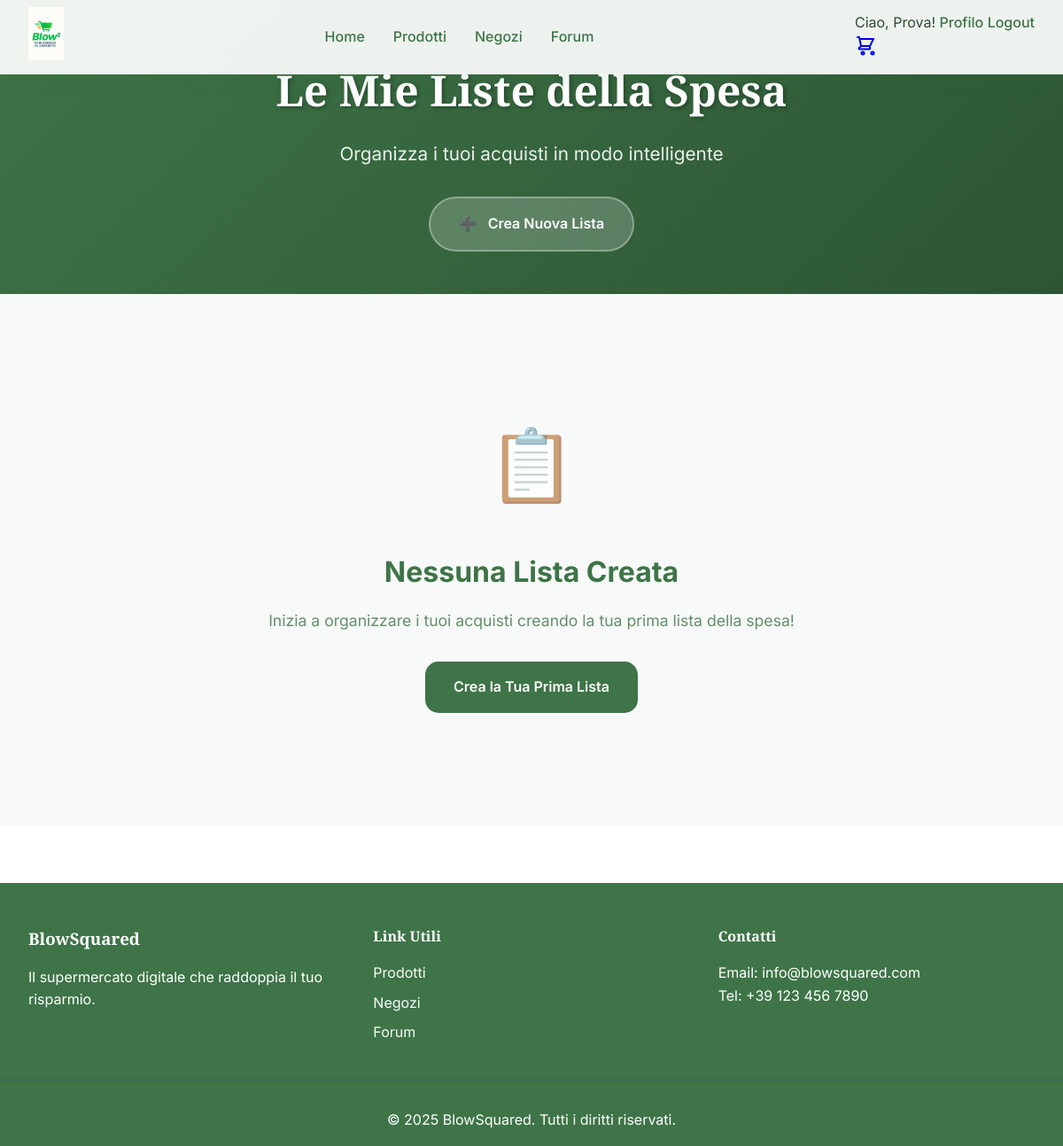
The app's page /utenti/liste-spesa/ (signed in), older data.
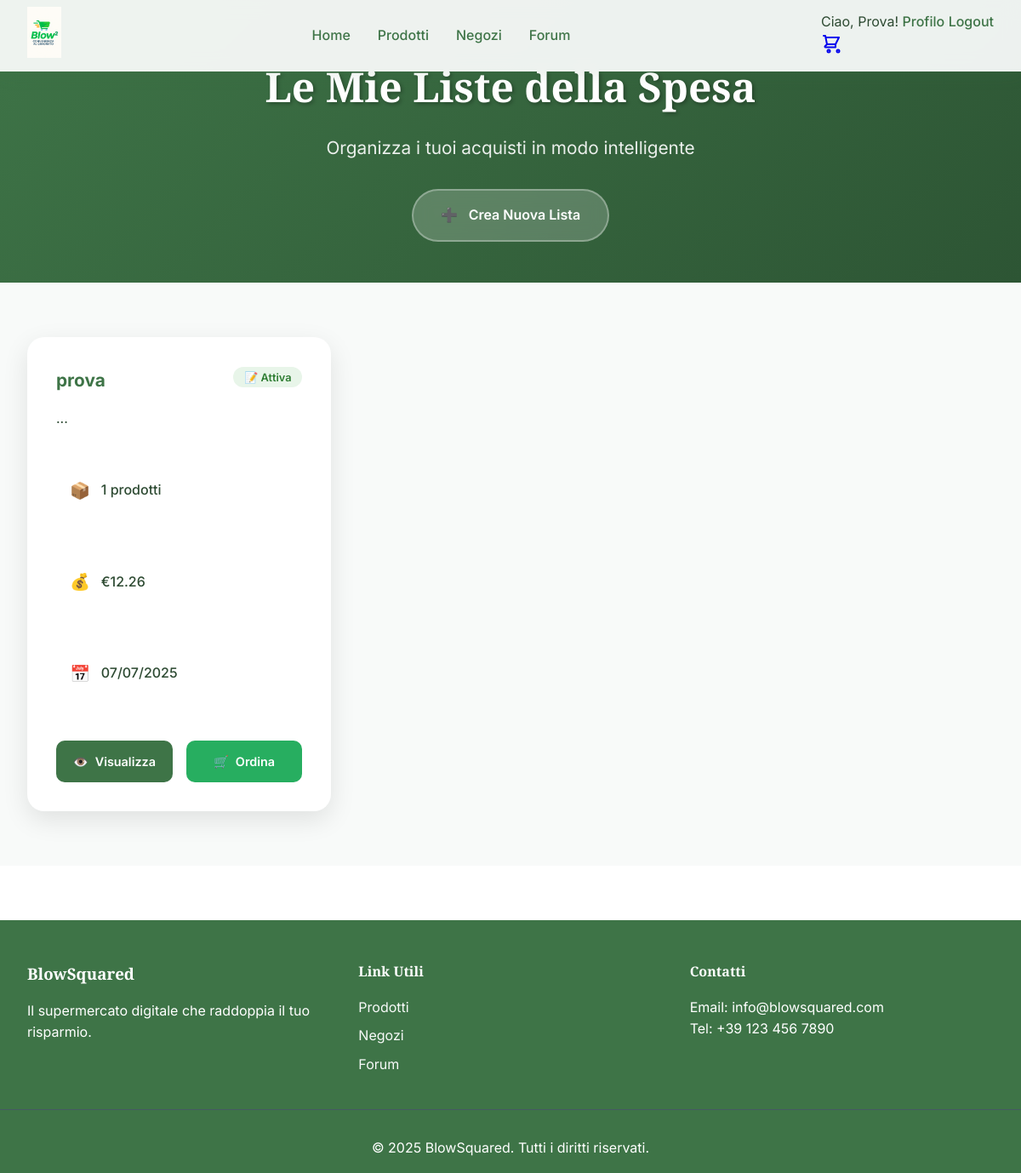
The same page, newer data.
### utenti/models.py (models this page shows, shortened)
class ListaSpesa(models.Model):
    nome = models.CharField(
        max_length=100,
        help_text="Nome della lista (es: 'Spesa settimanale', 'Cena romantica')"
    )
    utente = models.ForeignKey(
        User,
        on_delete=models.CASCADE,
        related_name='liste_spesa',
        help_text="Utente proprietario della lista"
    )
    descrizione = models.TextField(
        blank=True,
        null=True,
        help_text="Descrizione opzionale della lista"
    )
    data_creazione = models.DateTimeField(
        auto_now_add=True,
        help_text="Data di creazione della lista"
    )
    data_modifica = models.DateTimeField(
        auto_now=True,
        help_text="Data dell'ultima modifica"
    )
    completata = models.BooleanField(
        default=False,
        help_text="Indica se la lista è stata completata/acquistata"
    )
    condivisa = models.BooleanField(
        default=False,
        help_text="Indica se la lista può essere condivisa con altri utenti"
    )
    class Meta:
        verbose_name = "Lista della Spesa"
        verbose_name_plural = "Liste della Spesa"
        ordering = ['-data_modifica', '-data_creazione']
    @property
    def numero_prodotti(self):
        return self.elementi.count()
    @property
    def prezzo_stimato(self):
        totale = 0
        for elemento in self.elementi.all():
            prezzo_prodotto = elemento.prodotto.prezzo
            if elemento.prodotto.sconto > 0:
                prezzo_prodotto = prezzo_prodotto * (100 - elemento.prodotto.sconto) / 100
            totale += prezzo_prodotto * elemento.quantita
        return totale

class ElementoLista(models.Model):
    lista = models.ForeignKey(
        ListaSpesa,
        on_delete=models.CASCADE,
        related_name='elementi'
    )
    prodotto = models.ForeignKey('prodotti.Prodotto', on_delete=models.CASCADE)
    quantita = models.PositiveIntegerField(default=1)
    note = models.TextField(blank=True, null=True)
    priorita = models.IntegerField(default=0, choices=[
        (0, 'Normale'),
        (1, 'Alta'),
        (2, 'Urgente')
    ])
    data_aggiunta = models.DateTimeField(auto_now_add=True)
    class Meta:
        unique_together = ('lista', 'prodotto')
        verbose_name = 'Elemento Lista'
        verbose_name_plural = 'Elementi Lista'
        ordering = ['-priorita', 'data_aggiunta']

### prodotti/models.py (models this page shows, shortened)
class Prodotto(models.Model):
    CATEGORIE = [
        ('latticini', 'Latticini'),
        ('carne', 'Carne e Pesce'),
        ('verdura', 'Verdura'),
        ('frutta', 'Frutta'),
        ('conserve', 'Conserve e Sottoli'),
        ('pasta', 'Pasta e Riso'),
        ('olio', 'Olio e Condimenti'),
        ('spezie', 'Spezie e Aromi'),
        ('proteine', 'Proteine Vegetali'),
        ('snack', 'Snack e Merende'),
        ('cereali', 'Cereali e Derivati'),
        ('bevande', 'Bevande'),
        ('dolci', 'Dolci e Snack'),
        ('surgelati', 'Surgelati'),
        ('altro', 'Altro'),
    ]
    nome = models.CharField(max_length=200)
    marca = models.CharField(max_length=100)
    categoria = models.CharField(max_length=50, choices=CATEGORIE)
    descrizione = models.TextField(blank=True)
    codice_a_barre = models.CharField(max_length=50, unique=True)
    peso = models.CharField(max_length=50)
    data_scadenza = models.DateField()
    foto = models.ImageField(upload_to='prodotti/', blank=True)
    valori_nutrizionali = models.JSONField(default=dict, blank=True)
    prezzo = models.DecimalField(max_digits=8, decimal_places=2)
    sconto = models.DecimalField(max_digits=5, decimal_places=2, default=0,
                                validators=[MinValueValidator(0), MaxValueValidator(100)])
    stock = models.PositiveIntegerField(default=0)
    ingredienti = models.TextField(blank=True)
    numero_recensioni = models.PositiveIntegerField(default=0)

### utenti/views.py (the view)
# urls.py: path('liste-spesa/', views.liste_spesa_view, name='liste_spesa'),
@login_required
def liste_spesa_view(request):
    from .models import ListaSpesa
    try:
        liste_spesa = ListaSpesa.objects.filter(utente=request.user).order_by('-data_modifica')
        context = {
            'liste_spesa': liste_spesa,
        }
        return render(request, 'utenti/liste_spesa.html', context)
    except Exception:
        messages.error(request, 'Sistema liste non ancora configurato. Esegui le migrazioni.')
        return redirect('utenti:profile')

### utenti/templates/utenti/liste_spesa.html (shortened to what this page needs)
{% extends 'base.html' %}
{% load static %}
{% block content %}
<section class="lists-header-section">
  <div class="lists-header-container">
    <h1 class="lists-title">Le Mie Liste della Spesa</h1>
    <p class="lists-subtitle">Organizza i tuoi acquisti in modo intelligente</p>
    <a href="{% url 'utenti:crea_lista' %}" class="btn-create-list">
      <span class="btn-icon">➕</span>
      Crea Nuova Lista
    </a>
  </div>
</section>
<section class="lists-content-section">
  <div class="lists-container">
    {% if liste_spesa %}
      <div class="lists-grid">
        {% for lista in liste_spesa %}
        <div class="list-card {% if lista.completata %}completed{% endif %}">
          <div class="list-header">
            <h3 class="list-name">{{ lista.nome }}</h3>
            <div class="list-status">
              {% if lista.completata %}
                <span class="status-badge completed">✅ Completata</span>
              {% else %}
                <span class="status-badge active">📝 Attiva</span>
              {% endif %}
            </div>
          </div>
          {% if lista.descrizione %}
          <p class="list-description">{{ lista.descrizione|truncatechars:100 }}</p>
          {% endif %}
          <div class="list-stats">
            <div class="stat-item">
              <span class="stat-icon">📦</span>
              <span class="stat-text">{{ lista.numero_prodotti }} prodotti</span>
            </div>
            <div class="stat-item">
              <span class="stat-icon">💰</span>
              <span class="stat-text">€{{ lista.prezzo_stimato|floatformat:2 }}</span>
            </div>
            <div class="stat-item">
              <span class="stat-icon">📅</span>
              <span class="stat-text">{{ lista.data_modifica|date:"d/m/Y" }}</span>
            </div>
          </div>
          <div class="list-actions">
            <a href="{% url 'utenti:dettaglio_lista' lista.id %}" class="btn-action primary">
              <span class="btn-icon">👁️</span>
              Visualizza
            </a>
            {% if not lista.completata %}
            <a href="{% url 'utenti:ordina_lista' lista.id %}" class="btn-action success">
              <span class="btn-icon">🛒</span>
              Ordina
            </a>
            {% endif %}
          </div>
        </div>
        {% endfor %}
      </div>
    {% else %}
      <div class="empty-state">
        <div class="empty-icon">📋</div>
        <h3>Nessuna Lista Creata</h3>
        <p>Inizia a organizzare i tuoi acquisti creando la tua prima lista della spesa!</p>
        <a href="{% url 'utenti:crea_lista' %}" class="btn-create-first">
          Crea la Tua Prima Lista
        </a>
      </div>
    {% endif %}
  </div>
</section>
{% endblock %}
{% block extra_css %}
<link rel="stylesheet" href="{% static 'css/liste-spesa.css' %}">
{% endblock %}

Row changes from the older to the newer data that the page shows:
added ListaSpesa: nome "prova", completata "📝 Attiva", descrizione "...", numero_prodotti "1", prezzo_stimato "12.26", data_modifica "07/07/2025"
Text that changed along with them:
text no longer shown: "📋 Nessuna Lista Creata Inizia a organizzare i tuoi acquisti creando la tua prima lista della spesa! Crea la Tua Prima Lista"
